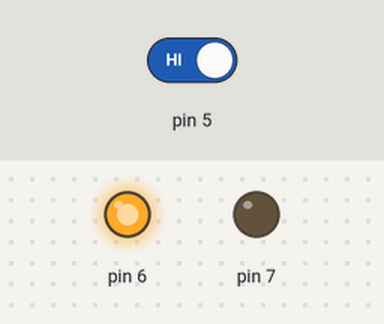
A sketch run on a simulated Arduino Uno, built with avr-gcc and run on an emulated ATmega328P. On the bench: output pins drawn as LEDs (lit = HIGH). Dashed ring = blinking. The inputs (shaded band) are chosen by the test bench; at power-on: pin 5 HIGH.

Above: at 0.8 s.
0.9 s: pin 5 driven LOW
At 2.6 s:
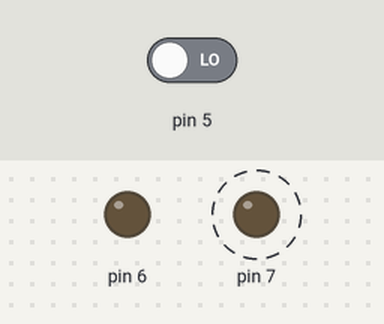
3.9 s: pin 5 driven HIGH
At 5.3 s:
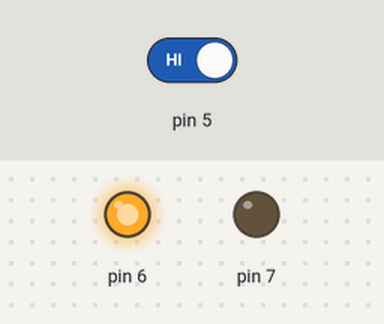
Timing chart, 0 to 6.9 s (numbered marks = the images above; inputs shaded):
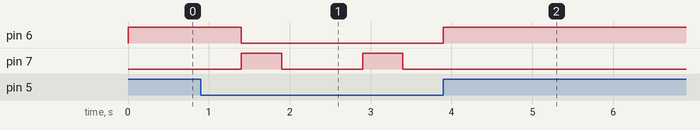

Measured:
- after the input at 0.9 s, pin 6: HIGH → LOW after 0.50 s; pin 7: alternates HIGH for 0.50 s and LOW for 1.0 s, starting after 0.50 s
- after the input at 3.9 s, pin 6: LOW → HIGH at once; pin 7: stops changing and stays LOW

The sketch:

questao2.ino
```cpp
int main(){
  DDRD = DDRD | 0b11000000;
  PORTD = PORTD | 0b00100000;
  unsigned char posicao = 0;
  while(1){
    int botao = PIND & 0b00100000;

    if(botao == 0){
      posicao++;
      _delay_ms(500);

    }
     switch(posicao){
      case 1:
        PORTD = 0b01000000;
        break;
      case 2:
        PORTD = 0b10000000;
        break;
      case 3:
        PORTD = 0b00000000;
        break;
      default:
        posicao=1;
        break;
      }


  }
}
```
